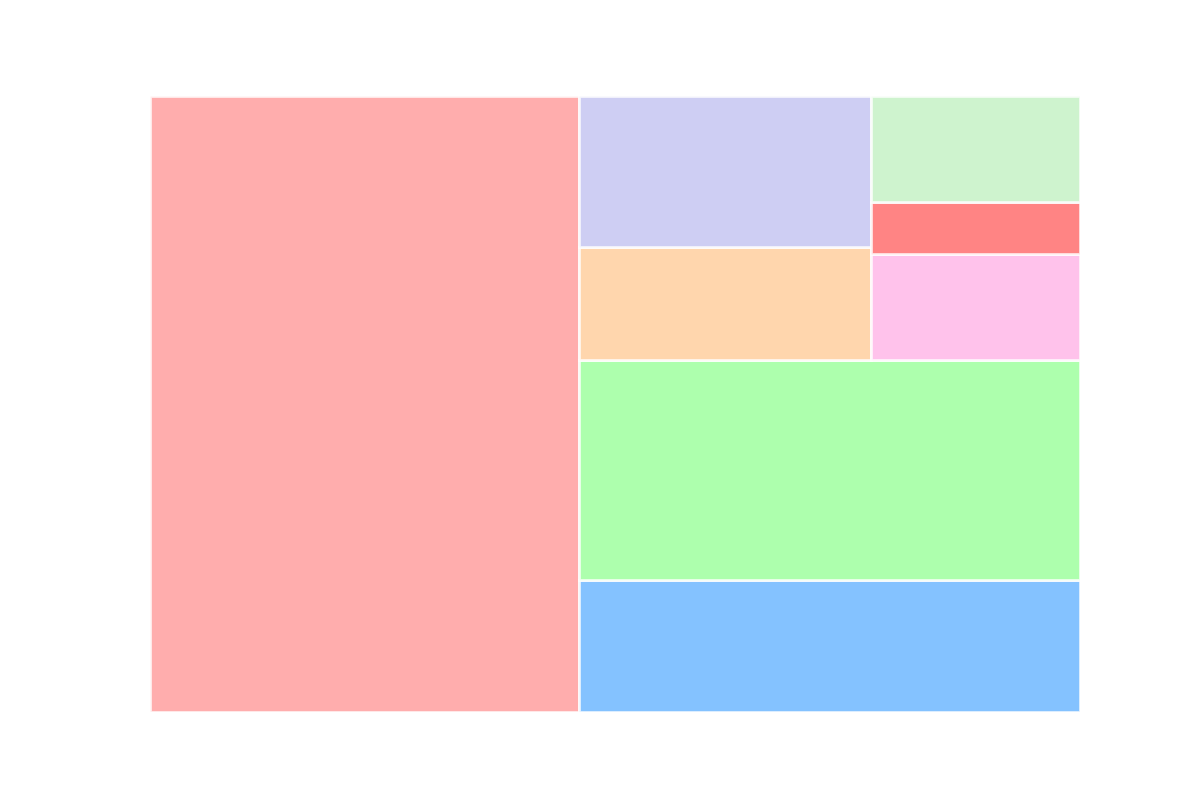

Write Python code to recreate this figure.
import matplotlib.pyplot as plt
import squarify

# Corresponding expenses in dollars
expenses = [1200, 300, 500, 150, 200, 100, 50, 100] 

# Normalize the expenses for use in the treemap
total_expenses = sum(expenses)
sizes = [expense / total_expenses * 100 for expense in expenses]

# Define colors for each category
colors = ['#ff9999', '#66b3ff', '#99ff99', '#ffcc99', '#c2c2f0', '#ffb3e6', '#ff6666', '#c2f0c2']

# Create the treemap
plt.figure(figsize=(12, 8))
squarify.plot(sizes=sizes, color=colors, alpha=0.8, edgecolor="white", linewidth=2)

# Hide axes
plt.axis('off')

# Display the plot
plt.show()
